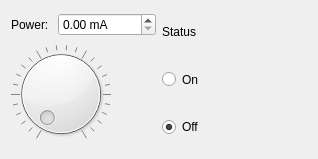
<?xml version="1.0" encoding="UTF-8"?>
<ui version="4.0">
 <class>Form</class>
 <widget class="QWidget" name="Form">
  <property name="geometry">
   <rect>
    <x>0</x>
    <y>0</y>
    <width>318</width>
    <height>159</height>
   </rect>
  </property>
  <property name="windowTitle">
   <string>Form</string>
  </property>
  <layout class="QHBoxLayout" name="horizontalLayout" stretch="1,1">
   <item>
    <layout class="QVBoxLayout" name="power_control_layout">
     <item>
      <layout class="QHBoxLayout" name="power_layout" stretch="1,2">
       <item>
        <widget class="QLabel" name="power_label">
         <property name="text">
          <string>Power:</string>
         </property>
        </widget>
       </item>
       <item>
        <widget class="QDoubleSpinBox" name="power_spinbox">
         <property name="suffix">
          <string> mA</string>
         </property>
         <property name="maximum">
          <double>20000.000000000000000</double>
         </property>
         <property name="singleStep">
          <double>5.000000000000000</double>
         </property>
        </widget>
       </item>
      </layout>
     </item>
     <item>
      <widget class="QDial" name="power_dial">
       <property name="sizePolicy">
        <sizepolicy hsizetype="Preferred" vsizetype="Preferred">
         <horstretch>0</horstretch>
         <verstretch>0</verstretch>
        </sizepolicy>
       </property>
       <property name="minimumSize">
        <size>
         <width>100</width>
         <height>100</height>
        </size>
       </property>
       <property name="maximumSize">
        <size>
         <width>100</width>
         <height>100</height>
        </size>
       </property>
       <property name="layoutDirection">
        <enum>Qt::LeftToRight</enum>
       </property>
       <property name="minimum">
        <number>0</number>
       </property>
       <property name="maximum">
        <number>1000</number>
       </property>
       <property name="singleStep">
        <number>10</number>
       </property>
       <property name="pageStep">
        <number>100</number>
       </property>
       <property name="tracking">
        <bool>true</bool>
       </property>
       <property name="orientation">
        <enum>Qt::Horizontal</enum>
       </property>
       <property name="invertedAppearance">
        <bool>false</bool>
       </property>
       <property name="wrapping">
        <bool>false</bool>
       </property>
       <property name="notchTarget">
        <double>3.700000000000000</double>
       </property>
       <property name="notchesVisible">
        <bool>true</bool>
       </property>
      </widget>
     </item>
    </layout>
   </item>
   <item>
    <layout class="QVBoxLayout" name="status_layout" stretch="1,1,1">
     <item>
      <widget class="QLabel" name="status_label">
       <property name="text">
        <string>Status</string>
       </property>
      </widget>
     </item>
     <item>
      <widget class="QRadioButton" name="on_radiobutton">
       <property name="sizePolicy">
        <sizepolicy hsizetype="Minimum" vsizetype="Preferred">
         <horstretch>0</horstretch>
         <verstretch>0</verstretch>
        </sizepolicy>
       </property>
       <property name="text">
        <string>On</string>
       </property>
      </widget>
     </item>
     <item>
      <widget class="QRadioButton" name="off_radiobutton">
       <property name="sizePolicy">
        <sizepolicy hsizetype="Minimum" vsizetype="Preferred">
         <horstretch>0</horstretch>
         <verstretch>0</verstretch>
        </sizepolicy>
       </property>
       <property name="text">
        <string>Off</string>
       </property>
       <property name="checked">
        <bool>true</bool>
       </property>
      </widget>
     </item>
    </layout>
   </item>
  </layout>
 </widget>
 <resources/>
 <connections/>
</ui>
